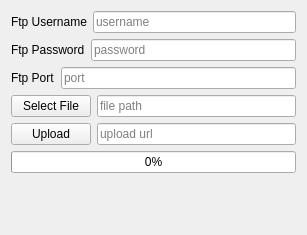
<?xml version="1.0" encoding="UTF-8"?>
<ui version="4.0">
 <class>Widget</class>
 <widget class="QWidget" name="Widget">
  <property name="geometry">
   <rect>
    <x>0</x>
    <y>0</y>
    <width>307</width>
    <height>235</height>
   </rect>
  </property>
  <property name="windowTitle">
   <string>FTP Uploader</string>
  </property>
  <layout class="QVBoxLayout" name="verticalLayout">
   <item>
    <layout class="QHBoxLayout" name="horizontalLayout">
     <item>
      <widget class="QLabel" name="label">
       <property name="text">
        <string>Ftp Username</string>
       </property>
      </widget>
     </item>
     <item>
      <widget class="QLineEdit" name="ftpUsernameLineEdit">
       <property name="placeholderText">
        <string>username</string>
       </property>
      </widget>
     </item>
    </layout>
   </item>
   <item>
    <layout class="QHBoxLayout" name="horizontalLayout_2">
     <item>
      <widget class="QLabel" name="label_2">
       <property name="text">
        <string>Ftp Password</string>
       </property>
      </widget>
     </item>
     <item>
      <widget class="QLineEdit" name="ftpPasswordLineEdit">
       <property name="placeholderText">
        <string>password</string>
       </property>
      </widget>
     </item>
    </layout>
   </item>
   <item>
    <layout class="QHBoxLayout" name="horizontalLayout_3">
     <item>
      <widget class="QLabel" name="label_3">
       <property name="text">
        <string>Ftp Port</string>
       </property>
      </widget>
     </item>
     <item>
      <widget class="QLineEdit" name="ftpPortLineEdit">
       <property name="placeholderText">
        <string>port</string>
       </property>
      </widget>
     </item>
    </layout>
   </item>
   <item>
    <layout class="QHBoxLayout" name="horizontalLayout_4">
     <item>
      <widget class="QPushButton" name="selectFileButton">
       <property name="text">
        <string>Select File</string>
       </property>
      </widget>
     </item>
     <item>
      <widget class="QLineEdit" name="fileNameLineEdit">
       <property name="readOnly">
        <bool>true</bool>
       </property>
       <property name="placeholderText">
        <string>file path</string>
       </property>
      </widget>
     </item>
    </layout>
   </item>
   <item>
    <layout class="QHBoxLayout" name="horizontalLayout_5">
     <item>
      <widget class="QPushButton" name="uploadButton">
       <property name="text">
        <string>Upload</string>
       </property>
      </widget>
     </item>
     <item>
      <widget class="QLineEdit" name="uploadUrlLineEdit">
       <property name="placeholderText">
        <string>upload url</string>
       </property>
      </widget>
     </item>
    </layout>
   </item>
   <item>
    <widget class="QProgressBar" name="progressBar">
     <property name="value">
      <number>0</number>
     </property>
    </widget>
   </item>
   <item>
    <spacer name="verticalSpacer">
     <property name="orientation">
      <enum>Qt::Vertical</enum>
     </property>
     <property name="sizeHint" stdset="0">
      <size>
       <width>20</width>
       <height>40</height>
      </size>
     </property>
    </spacer>
   </item>
  </layout>
 </widget>
 <layoutdefault spacing="6" margin="11"/>
 <resources/>
 <connections/>
</ui>
